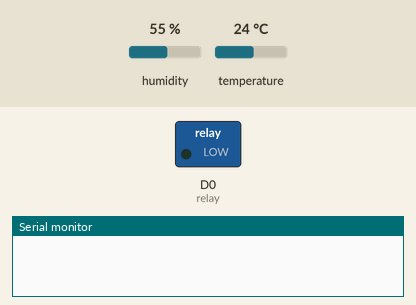
This sketch was run on a simulated ESP8266 (NodeMCU). Parts: switched loads named in the sketch (green lamp = pin HIGH), the last lines printed to the serial monitor. The test bench sets the inputs (shaded band); at power-on: humidity 55 %, temperature 24 °C. WiFi joins after 1.5 s; servers stay silent unless stated.

Above: at 3.0 s.
3.1 s: humidity set to 68 %
11.3 s: humidity set to 71 %
At 14.2 s:
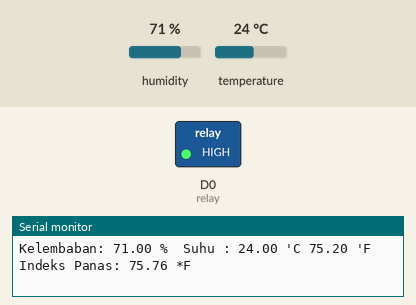
16.3 s: humidity set to 22 %
At 18.4 s:
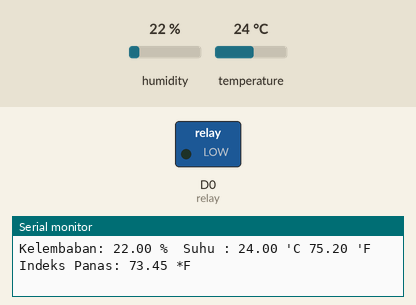
21.3 s: humidity set to 88 %
At 22.5 s:
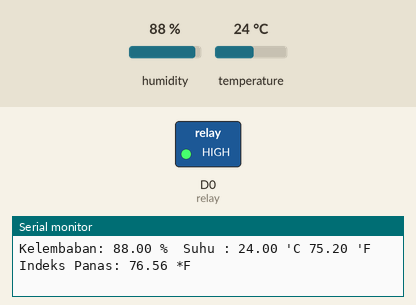
Timing chart, 0 to 24.3 s (numbered marks = the images above; inputs shaded):
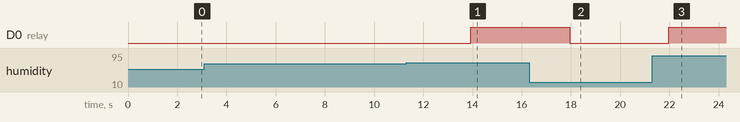

The sketch:

blynk_nodemcu.ino
```cpp
#define BLYNK_PRINT Serial


#include <ESP8266WiFi.h>
#include <BlynkSimpleEsp8266.h>
#include <DHT.h>

#define relay D0
//#define button2 D7

// You should get Auth Token in the Blynk App.
// Go to the Project Settings (nut icon).
char auth[] = "silahkan di isi auth";

// Your WiFi credentials.
// Set password to "" for open networks.
char ssid[] = "IoT_smartHome";
char pass[] = "robotics";

#define DHTPIN D2          // What digital pin we're connected to

// Uncomment whatever type you're using!
#define DHTTYPE DHT11     // DHT 11
//#define DHTTYPE DHT22   // DHT 22, AM2302, AM2321
//#define DHTTYPE DHT21   // DHT 21, AM2301

DHT dht(DHTPIN, DHTTYPE);
BlynkTimer timer;

// This function sends Arduino's up time every second to Virtual Pin (5).
// In the app, Widget's reading frequency should be set to PUSH. This means
// that you define how often to send data to Blynk App.
void sendSensor()
{
  //pembacaan sensor membutuhkan waktu 250ms

  //Pembacaan untuk data kelembaban
  float humidity_1 = dht.readHumidity();
  //Pembacaan dalam format celcius (c)
  float celcius_1 = dht.readTemperature();
  //pembacaan dalam format Fahrenheit
  float fahrenheit_1 = dht.readTemperature(true);

  //mengecek pembacaan apakah terjadi kegagalan atau tidak
  if (isnan(humidity_1) || isnan(celcius_1) || isnan(fahrenheit_1)) {
    Serial.println("Pembacaan data dari module sensor gagal!");
    return;
  }

  float htof = dht.computeHeatIndex(fahrenheit_1, humidity_1);
  //Prosedur pembacaaan data indeks panas dalam bentuk fahreheit
  float htoc = dht.computeHeatIndex(celcius_1, humidity_1, false);
 //Prosedur pembacaaan data indeks panas dalam bentuk celcius
  // You can send any value at any time.
  // Please don't send more that 10 values per second.
  Blynk.virtualWrite(V5, humidity_1);
  Blynk.virtualWrite(V6, celcius_1);
  Blynk.virtualWrite(V7, fahrenheit_1);
  Blynk.virtualWrite(V8, htof);

  Blynk.virtualWrite(V2, HIGH);

  //pembacaan nilai pembacaan data kelembaban
  Serial.print("Kelembaban: ");
  Serial.print(humidity_1);
  Serial.print(" %\t");

  //pembacaan nilai pembacaan data suhu
  Serial.print("Suhu : ");
  Serial.print(celcius_1); //format derajat celcius
  Serial.print(" 'C ");
  Serial.print(fahrenheit_1); //format derajat fahrenheit
  Serial.print(" 'F\t");

  Serial.print("Indeks Panas: ");
  Serial.print(htof);
  Serial.println(" *F");
}

void setup()
{
  // Debug console
  Serial.begin(9600);

  Blynk.begin(auth, ssid, pass);
  // You can also specify server:
  //Blynk.begin(auth, ssid, pass, "blynk-cloud.com", 80);
  //Blynk.begin(auth, ssid, pass, IPAddress(192,168,1,100), 8080);

  pinMode(relay,OUTPUT);
  //pinMode(button2, INPUT_PULLUP);
  dht.begin();

  // Setup a function to be called every second
  timer.setInterval(1000L, sendSensor);
}

void loop()
{
  Blynk.run();
  timer.run();

  float humidity_1 = dht.readHumidity();

  if (humidity_1 >=70){
     digitalWrite(relay, HIGH);
     delay(4000);
  } else {
     digitalWrite(relay, LOW);
     delay(4000);
  }

}
```

Measured:
- the behaviour switches between 69 and 70 % on humidity (found by bisection; images 0 and 1)
- after the input at 11.3 s, D0 (relay): LOW → HIGH after 2.6 s
- after the input at 16.3 s, D0 (relay): HIGH → LOW after 1.6 s
- after the input at 21.3 s, D0 (relay): LOW → HIGH after 0.68 s
